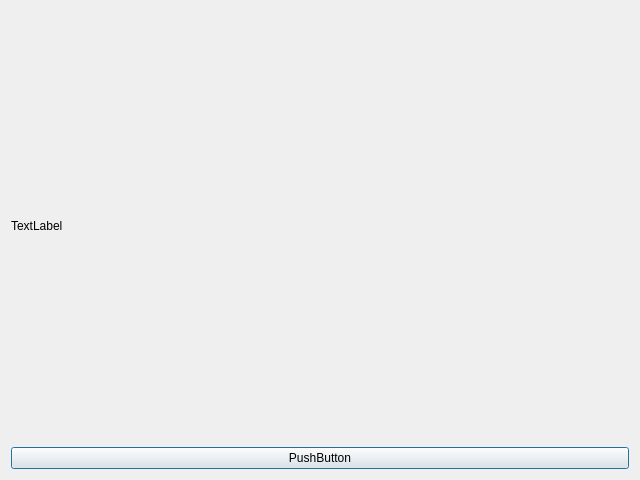
<?xml version="1.0" encoding="UTF-8"?>
<ui version="4.0">
 <class>StatisticsChart</class>
 <widget class="QDialog" name="StatisticsChart">
  <property name="geometry">
   <rect>
    <x>0</x>
    <y>0</y>
    <width>640</width>
    <height>480</height>
   </rect>
  </property>
  <property name="windowTitle">
   <string>Dialog</string>
  </property>
  <layout class="QVBoxLayout" name="verticalLayout">
   <item>
    <widget class="QLabel" name="label">
     <property name="text">
      <string>TextLabel</string>
     </property>
    </widget>
   </item>
   <item>
    <widget class="QPushButton" name="pushButton">
     <property name="text">
      <string>PushButton</string>
     </property>
    </widget>
   </item>
  </layout>
 </widget>
 <resources/>
 <connections/>
</ui>
